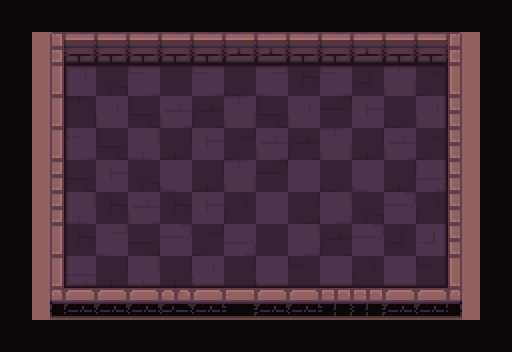

Below is a game level as drawn by its tile map, then a one-line description and the .tmx file that defines it, in full:
An orthogonal 16x11 tile map with 32x32 px tiles, 4 tile layers (path, types, ground, floor_shadow), 1 hidden layer not drawn and 31 objects (20x symbol, 10x hero, frame).

<map version="1.2" tiledversion="2019.03.13" orientation="orthogonal" renderorder="right-down" width="16" height="11" tilewidth="32" tileheight="32" infinite="0" nextlayerid="119" nextobjectid="48">
 <tileset firstgid="1" name="tileset" tilewidth="32" tileheight="32" spacing="2" margin="1" tilecount="200" columns="10">
  <image source="tileset.png" trans="000000" width="340" height="680" />
  <terraintypes>
   <terrain name="floor" tile="79" />
   <terrain name="wall" tile="69" />
   <terrain name="hole" tile="78" />
   <terrain name="infected" tile="77" />
  </terraintypes>
 </tileset>
 <layer id="114" name="checkers" width="16" height="11" visible="0">
  <data encoding="csv">
69,0,69,0,69,0,69,0,69,0,69,0,69,0,69,0,
0,69,0,69,0,69,0,69,0,69,0,69,0,69,0,69,
69,0,69,0,69,0,69,0,69,0,69,0,69,0,69,0,
0,69,0,69,0,69,0,69,0,69,0,69,0,69,0,69,
69,0,69,0,69,0,69,0,69,0,69,0,69,0,69,0,
0,69,0,69,0,69,0,69,0,69,0,69,0,69,0,69,
69,0,69,0,69,0,69,0,69,0,69,0,69,0,69,0,
0,69,0,69,0,69,0,69,0,69,0,69,0,69,0,69,
69,0,69,0,69,0,69,0,69,0,69,0,69,0,69,0,
0,69,0,69,0,69,0,69,0,69,0,69,0,69,0,69,
69,0,69,0,69,0,69,0,69,0,69,0,69,0,69,0
</data>
 </layer>
 <layer id="115" name="path" width="16" height="11">
  <data encoding="csv">
0,0,0,0,0,0,0,0,0,0,0,0,0,0,0,0,
0,0,0,0,0,0,0,0,0,0,0,0,0,0,0,0,
0,0,80,80,80,80,80,80,80,80,80,80,80,80,0,0,
0,0,80,80,80,80,80,80,80,80,80,80,80,80,0,0,
0,0,80,80,80,80,80,80,80,80,80,80,80,80,0,0,
0,0,80,80,80,80,80,80,80,80,80,80,80,80,0,0,
0,0,80,80,80,80,80,80,80,80,80,80,80,80,0,0,
0,0,80,80,80,80,80,80,80,80,80,80,80,80,0,0,
0,0,80,80,80,80,80,80,80,80,80,80,80,80,0,0,
0,0,0,0,0,0,0,0,0,0,0,0,0,0,0,0,
0,0,0,0,0,0,0,0,0,0,0,0,0,0,0,0
</data>
 </layer>
 <objectgroup id="14" name="camera">
  <object id="12" name="frame" type="frame" x="50" y="32" width="410" height="269" />
 </objectgroup>
 <objectgroup id="2" name="objects">
  <object id="1" name="hero" type="hero" x="111.67" y="150">
   <properties>
    <property name="initialDirection" value="w" />
   </properties>
   <point />
  </object>
  <object id="8" name="hero" type="hero" x="142" y="150">
   <properties>
    <property name="initialDirection" value="w" />
   </properties>
   <point />
  </object>
  <object id="9" name="hero" type="hero" x="175" y="151">
   <properties>
    <property name="initialDirection" value="w" />
   </properties>
   <point />
  </object>
  <object id="21" name="hero" type="hero" x="208" y="149">
   <properties>
    <property name="initialDirection" value="w" />
   </properties>
   <point />
  </object>
  <object id="22" name="hero" type="hero" x="239" y="148">
   <properties>
    <property name="initialDirection" value="w" />
   </properties>
   <point />
  </object>
  <object id="23" name="hero" type="hero" x="275" y="149">
   <properties>
    <property name="initialDirection" value="w" />
   </properties>
   <point />
  </object>
  <object id="24" name="hero" type="hero" x="302" y="149">
   <properties>
    <property name="initialDirection" value="w" />
   </properties>
   <point />
  </object>
  <object id="25" name="hero" type="hero" x="341" y="149">
   <properties>
    <property name="initialDirection" value="w" />
   </properties>
   <point />
  </object>
  <object id="26" name="hero" type="hero" x="368" y="149">
   <properties>
    <property name="initialDirection" value="w" />
   </properties>
   <point />
  </object>
  <object id="27" name="hero" type="hero" x="399" y="148">
   <properties>
    <property name="initialDirection" value="w" />
   </properties>
   <point />
  </object>
  <object id="28" name="cross" type="symbol" x="112" y="210">
   <point />
  </object>
  <object id="29" name="cross" type="symbol" x="145" y="209">
   <point />
  </object>
  <object id="30" name="cross" type="symbol" x="179" y="207">
   <point />
  </object>
  <object id="31" name="cross" type="symbol" x="212" y="206">
   <point />
  </object>
  <object id="32" name="cross" type="symbol" x="243" y="209">
   <point />
  </object>
  <object id="33" name="cross" type="symbol" x="273" y="208">
   <point />
  </object>
  <object id="34" name="cross" type="symbol" x="307" y="208">
   <point />
  </object>
  <object id="35" name="cross" type="symbol" x="334" y="205">
   <point />
  </object>
  <object id="36" name="cross" type="symbol" x="367" y="210">
   <point />
  </object>
  <object id="37" name="cross" type="symbol" x="397" y="207">
   <point />
  </object>
  <object id="38" name="arrow" type="symbol" x="112" y="175">
   <properties>
    <property name="symbol" value="arrow_s" />
   </properties>
   <point />
  </object>
  <object id="39" name="arrow" type="symbol" x="142" y="172">
   <properties>
    <property name="symbol" value="arrow_s" />
   </properties>
   <point />
  </object>
  <object id="40" name="arrow" type="symbol" x="175" y="174">
   <properties>
    <property name="symbol" value="arrow_s" />
   </properties>
   <point />
  </object>
  <object id="41" name="arrow" type="symbol" x="212" y="174">
   <properties>
    <property name="symbol" value="arrow_s" />
   </properties>
   <point />
  </object>
  <object id="42" name="arrow" type="symbol" x="241" y="174">
   <properties>
    <property name="symbol" value="arrow_s" />
   </properties>
   <point />
  </object>
  <object id="43" name="arrow" type="symbol" x="273" y="174">
   <properties>
    <property name="symbol" value="arrow_s" />
   </properties>
   <point />
  </object>
  <object id="44" name="arrow" type="symbol" x="306" y="174">
   <properties>
    <property name="symbol" value="arrow_s" />
   </properties>
   <point />
  </object>
  <object id="45" name="arrow" type="symbol" x="338" y="173">
   <properties>
    <property name="symbol" value="arrow_s" />
   </properties>
   <point />
  </object>
  <object id="46" name="arrow" type="symbol" x="365" y="171">
   <properties>
    <property name="symbol" value="arrow_s" />
   </properties>
   <point />
  </object>
  <object id="47" name="arrow" type="symbol" x="399" y="171">
   <properties>
    <property name="symbol" value="arrow_s" />
   </properties>
   <point />
  </object>
 </objectgroup>
 <layer id="116" name="types" width="16" height="11">
  <data encoding="csv">
79,79,79,79,79,79,79,79,79,79,79,79,79,79,79,79,
79,70,70,70,70,70,70,70,70,70,70,70,70,70,70,79,
79,70,80,80,80,80,80,80,80,80,80,80,80,80,70,79,
79,70,80,80,80,80,80,80,80,80,80,80,80,80,70,79,
79,70,80,80,80,80,80,80,80,80,80,80,80,80,70,79,
79,70,80,80,80,80,80,80,80,80,80,80,80,80,70,79,
79,70,80,80,80,80,80,80,80,80,80,80,80,80,70,79,
79,70,80,80,80,80,80,80,80,80,80,80,80,80,70,79,
79,70,80,80,80,80,80,80,80,80,80,80,80,80,70,79,
79,70,70,70,70,70,70,70,70,70,70,70,70,70,70,79,
79,79,79,79,79,79,79,79,79,79,79,79,79,79,79,79
</data>
 </layer>
 <layer id="117" name="ground" width="16" height="11">
  <data encoding="csv">
0,0,0,0,0,0,0,0,0,0,0,0,0,0,0,0,
0,1,2,2,5,2,5,3,3,2,2,3,2,2,6,0,
0,11,154,27,124,19,124,20,121,18,124,37,143,7,16,0,
0,11,29,154,38,153,39,143,38,154,28,132,20,154,26,0,
0,11,124,38,122,8,132,7,153,39,143,8,153,7,26,0,
0,21,38,132,27,134,8,143,28,133,20,134,8,152,26,0,
0,21,122,18,153,18,132,40,133,17,131,27,142,40,26,0,
0,11,18,121,9,142,7,123,19,131,39,142,37,151,26,0,
0,31,152,8,122,8,154,17,134,10,133,40,133,10,36,0,
0,41,42,42,42,43,42,52,42,42,53,53,42,45,46,0,
0,0,0,0,0,0,0,0,0,0,0,0,0,0,0,0
</data>
 </layer>
 <layer id="118" name="floor_shadow" width="16" height="11">
  <data encoding="csv">
0,0,0,0,0,0,0,0,0,0,0,0,0,0,0,0,
0,0,0,0,0,0,0,0,0,0,0,0,0,0,0,0,
0,0,12,13,13,13,13,13,13,13,13,13,13,15,0,0,
0,0,22,0,0,0,0,0,0,0,0,0,0,25,0,0,
0,0,22,0,0,0,0,0,0,0,0,0,0,25,0,0,
0,0,22,0,0,0,0,0,0,0,0,0,0,25,0,0,
0,0,22,0,0,0,0,0,0,0,0,0,0,25,0,0,
0,0,22,0,0,0,0,0,0,0,0,0,0,25,0,0,
0,0,32,33,33,33,33,33,33,33,33,33,33,35,0,0,
0,0,0,0,0,0,0,0,0,0,0,0,0,0,0,0,
0,0,0,0,0,0,0,0,0,0,0,0,0,0,0,0
</data>
 </layer>
</map>
